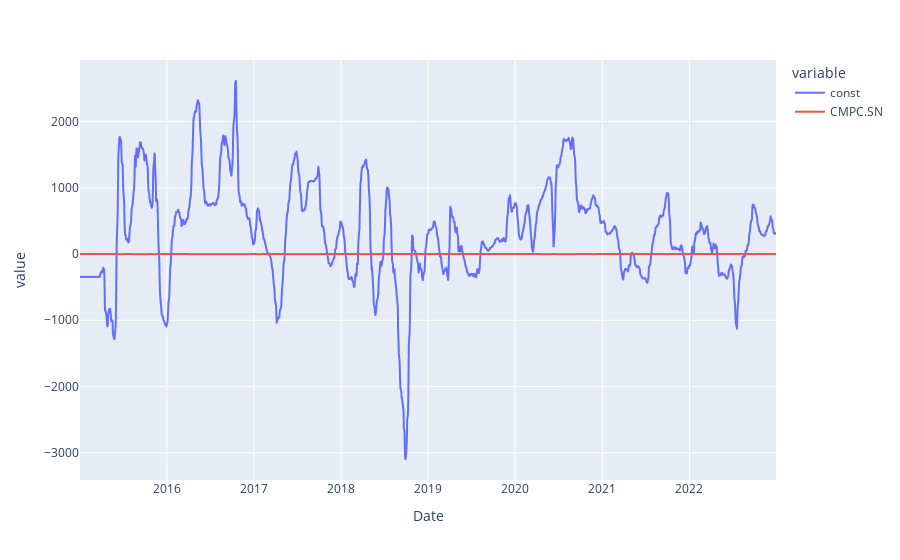

The notebook cell this image was saved under:
### Code cell
from statsmodels.regression.rolling import RollingOLS

X = sm.add_constant(X) # Adding a constant to the independent variable (intercept)

lookback = 60
rolling = RollingOLS(Y, X, window=lookback).fit()
rolling_beta = rolling.params
rolling_beta = rolling_beta.bfill()

import plotly.express as px
fig = px.line(rolling_beta)
fig.show()

### Figure 1 — Plotly figure (JSON) as saved in the notebook; plotly's stock layout.template omitted (floating-point values rounded to 4 significant figures; data arrays with more than 128 entries replaced by an {"elided": "..."} marker saying what was removed)
{"data": [{"hovertemplate": "variable=const<br>Date=%{x}<br>value=%{y}<extra></extra>", "legendgroup": "const", "line": {"color": "#636efa", "dash": "solid"}, "marker": {"symbol": "circle"}, "mode": "lines", "name": "const", "showlegend": true, "type": "scattergl", "x": {"elided": "1994 str values"}, "xaxis": "x", "y": {"elided": "1994 float values"}, "yaxis": "y"}, {"hovertemplate": "variable=CMPC.SN<br>Date=%{x}<br>value=%{y}<extra></extra>", "legendgroup": "CMPC.SN", "line": {"color": "#EF553B", "dash": "solid"}, "marker": {"symbol": "circle"}, "mode": "lines", "name": "CMPC.SN", "showlegend": true, "type": "scattergl", "x": {"elided": "1994 str values"}, "xaxis": "x", "y": {"elided": "1994 float values"}, "yaxis": "y"}], "layout": {"legend": {"title": {"text": "variable"}, "tracegroupgap": 0}, "margin": {"t": 60}, "xaxis": {"anchor": "y", "domain": [0, 1], "title": {"text": "Date"}}, "yaxis": {"anchor": "x", "domain": [0, 1], "title": {"text": "value"}}}}
